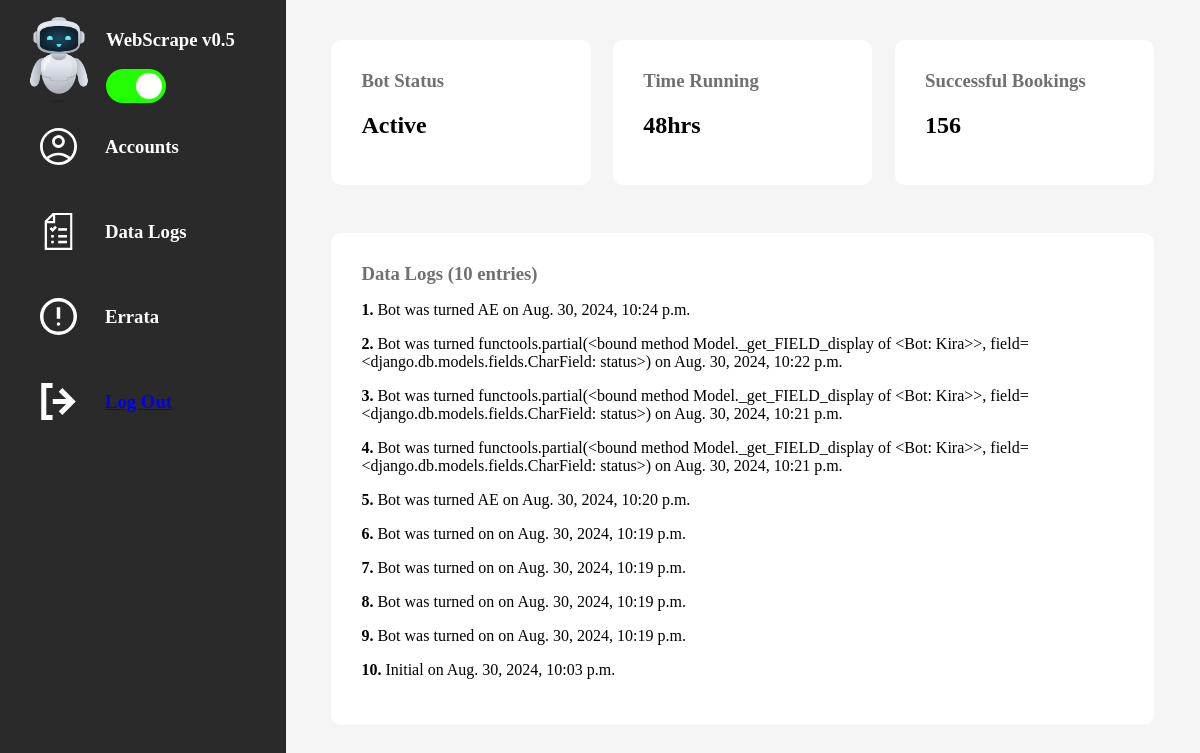
Before: /dashboard/ (signed in) with the older database file.
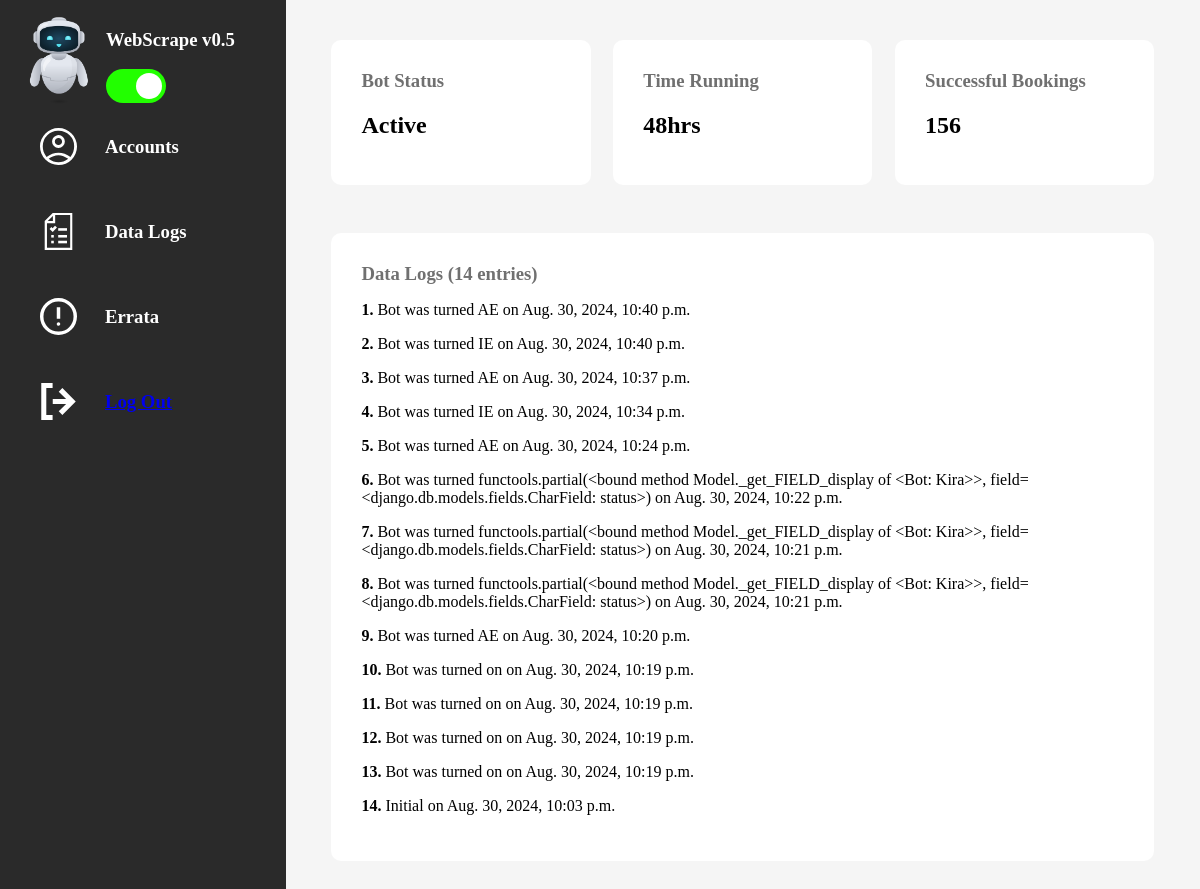
After: the same page with the newer database file.
### botengine/models.py (models this page shows, shortened)
class Bot(models.Model):
    bot_name = models.CharField(max_length=255, unique=True)
    class Status(models.TextChoices):
        ACTIVE = "AE", "Active"
        IDLE = "IE", "Idle"
    status = models.CharField(
        max_length=2,
        choices=Status,
        default=Status.IDLE
    )

class Log(models.Model):
    log_details = models.CharField(max_length=1000)
    created = models.DateTimeField(auto_now_add=True)
    class Meta:
        ordering = ['-created']

### authenticator/views.py (the view)
# urls.py: path('dashboard/', views.dashboard, name="dashboard")
@login_required(login_url='/authenticate/')
def dashboard(request):
    if request.user.is_authenticated:
        bot = Bot.objects.get(id=1)
        logs = Log.objects.all()
        context = {
            "bot": bot,
            "logs": logs,
            "log_count": logs.count()
        }
        return render(request, 'authenticator/pages/dashboard.html', context)
    else:
        return redirect('login')

### authenticator/templates/authenticator/pages/dashboard.html (shortened to what this page needs)
{% load static %}
<!DOCTYPE html>
<html lang="en">
<head>
    <link type="text/css" href="{% static 'styles/style.css' %}" rel="stylesheet" />
    <link type="text/css" href="{% static 'styles/switch.css' %}" rel="stylesheet" />
</head>
<body>
    <div class="main-container">
        <div class="sidebar-item">
            <div class="app-id">
                <div class="logo-box">
                    <img src="{% static 'img/bot.png' %}" />
                </div>
                <div class="app-details">
                    <h3>WebScrape v0.5</h3>
                    <div class="switch-mech">
                        <form id="status-form" method="post">
                            <label class="switch">
                                <span class="slider round"></span>
                            </label>
                        </form>
                    </div>
                </div>
            </div>
            <div class="dashboard-tab-container">
                <div class="dashboard-tab">
                    <div class="icn-box">
                        <img src="{% static 'img/account.svg' %}"  />
                    </div>
                    <h3>Accounts</h3>
                </div>
                <div class="dashboard-tab">
                    <div class="icn-box">
                        <img src="{% static 'img/result.svg' %}" />
                    </div>
                    <h3>Data Logs</h3>
                </div>
                <div class="dashboard-tab">
                    <div class="icn-box">
                        <img src="{% static 'img/error.svg' %}" />
                    </div>
                    <h3>Errata</h3>
                </div>
                <a href="{% url 'authenticator:logout' %}">
                    <div class="dashboard-tab">
                        <div class="icn-box">
                            <img src="{% static 'img/logout.svg' %}" />
                        </div>
                        <h3>Log Out</h3>
                    </div>
                </a>
            </div>
        </div>
        <div class="main-item">
            <div class="main-item-wrap">
                <div class="status-container">
                    <div class="status-tab">
                        <h3>Bot Status</h3>
                        <h2 class="status-text">{{ bot.get_status_display }}</h2>
                    </div>
                    <div class="status-tab">
                        <h3>Time Running</h3>
                        <h2>48hrs</h2>
                    </div>
                    <div class="status-tab">
                        <h3>Successful Bookings</h3>
                        <h2>156</h2>
                    </div>
                </div>
                <div class="logs-container">
                    <h3>Data Logs ({{ log_count }} entries)</h3>
                    {% for log in logs %}
                        <p>
                            <strong>{{ forloop.counter }}.</strong> {{ log.log_details }} on {{ log.created }}
                        </p>
                    {% endfor %}
                </div>
            </div>
        </div>
    </div>
</body>
</html>

### static/styles/style.css (style rules this page uses)
html, body { margin: 0; padding: 0; }
:root { --bgcolor: #f5f5f5; --darktheme: #2A2A2A; --rad: 10px; }
img { width: 100%; height: 100%; }
.main-container { height: 100%; background-color: var(--darktheme); }
.sidebar-item { width: 100%; height: 150px; background-color: var(--darktheme); color: white; padding-inline: 24px; padding-top: 10px; box-sizing: border-box; overflow: hidden; }
.app-id { display: flex; clear: both; }
.logo-box { width: 70px; height: 94px; }
.app-details { margin-inline: 12px; }
.switch-mech { width: 45px; height: 26px; }
.dashboard-tab-container { padding-left: 16px; }
.dashboard-tab { display: flex; align-items: center; cursor: pointer; padding-block: 24px; }
.icn-box { width: 37px; height: 37px; }
.dashboard-tab h3 { margin-block: 0px; margin-inline: 28px; }
.main-item { margin-block: 24px; background-color: var(--bgcolor); }
.main-item-wrap { width: 90%; margin: auto; }
.status-container { width: 100%; }
.status-tab { height: 145px; background-color: white; margin-bottom: 24px; border-radius: var(--rad); padding: 30px; box-sizing: border-box; }
.status-tab h3 { margin: 0; color: #707070; }
.logs-container { width: 100%; background-color: white; height: 100%; margin-block: 24px; padding: 30px; box-sizing: border-box; border-radius: var(--rad); }
.logs-container h3 { margin: 0; color: #707070; }
@media screen and (min-width:960px) { .main-container { display: flex; justify-content: space-between; } }
@media screen and (min-width:960px) { .sidebar-item { width: 30%; height: 100%; } }
@media screen and (min-width:960px) { .status-container { display: flex; justify-content: space-between; } }
@media screen and (min-width:960px) { .main-item { width: 100%; margin: 0; } }
@media screen and (min-width:960px) { .main-item-wrap { margin-block: 40px; } }
@media screen and (min-width:960px) { .status-tab { width: 31.5%; } }

### static/styles/switch.css (style rules this page uses)
.switch { position: relative; display: inline-block; width: 60px; height: 34px; }
.slider { position: absolute; cursor: pointer; top: 0; left: 0; right: 0; bottom: 0; background-color: #ccc; -webkit-transition: .4s; transition: .4s; }
.slider:before { position: absolute; content: ""; height: 26px; width: 26px; left: 4px; bottom: 4px; background-color: white; -webkit-transition: .4s; transition: .4s; }
input:checked + .slider { background-color: #22FF00; }
input:checked + .slider:before { -webkit-transform: translateX(26px); -ms-transform: translateX(26px); transform: translateX(26px); }
.slider.round { border-radius: 34px; }
.slider.round:before { border-radius: 50%; }

Changed rows visible on the page:
added Log: log_details "Bot was turned AE", created "Aug. 30, 2024, 10:40 p.m."
added Log: log_details "Bot was turned IE", created "Aug. 30, 2024, 10:40 p.m."
added Log: log_details "Bot was turned AE", created "Aug. 30, 2024, 10:37 p.m."
added Log: log_details "Bot was turned IE", created "Aug. 30, 2024, 10:34 p.m."
Other visible differences:
{{ log_count }}: "10" → "14"
